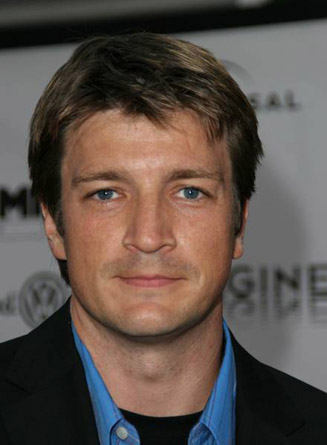
#> input picture images/fillion.jpg, 327 x 445 px, found by its file name
$ python cv-facedetect.py
#> lines starting #> are read from the running program, lines starting #| are printed output that depends on the picture; after the words box and inside, x2 and y2 are one past the last pixel; in counts of white or black regions, pixels touching at a corner belong together
import numpy as np
import cv2
from pprint import pprint

casc_class = 'haarcascade_frontalface_default.xml'
face_cascade = cv2.CascadeClassifier(casc_class)

if face_cascade.empty():
    print('WARNING: Cascade did not load')

img = cv2.imread('images/fillion.jpg')
#> img is the input picture: shape (445, 327, 3); mean B, G, R 74, 80.4, 92.2
gray = cv2.cvtColor(img, cv2.COLOR_BGR2GRAY)
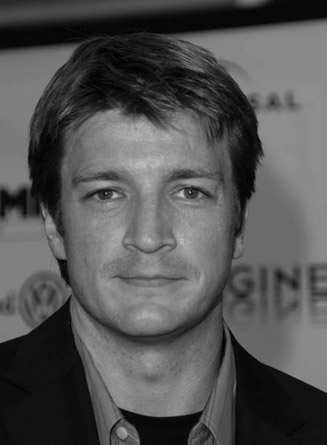
#> gray: shape (445, 327); min 0, max 194, mean 83.1

faces = face_cascade.detectMultiScale(gray, 1.1, 9)
#> faces = [[42, 112, 216, 216]]

pprint(faces)
#| array([[ 42, 112, 216, 216]], dtype=int32)

for (x,y,w,h) in faces:
    cv2.rectangle(img, (x, y), (x+w, y+h), (0, 255, 0), 2)
#> this loop made 1 pass
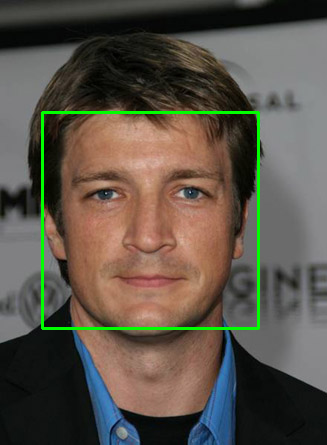
#> img: shape (445, 327, 3); 1.78% of pixels changed, all inside (x1, y1, x2, y2) = (41, 111, 260, 330)


cv2.imwrite('newface2.png', img)

cv2.imshow("Firefly!",img)

cv2.waitKey(8000)

$ run again, with images/bit-sm.png saved as images/fillion.jpg
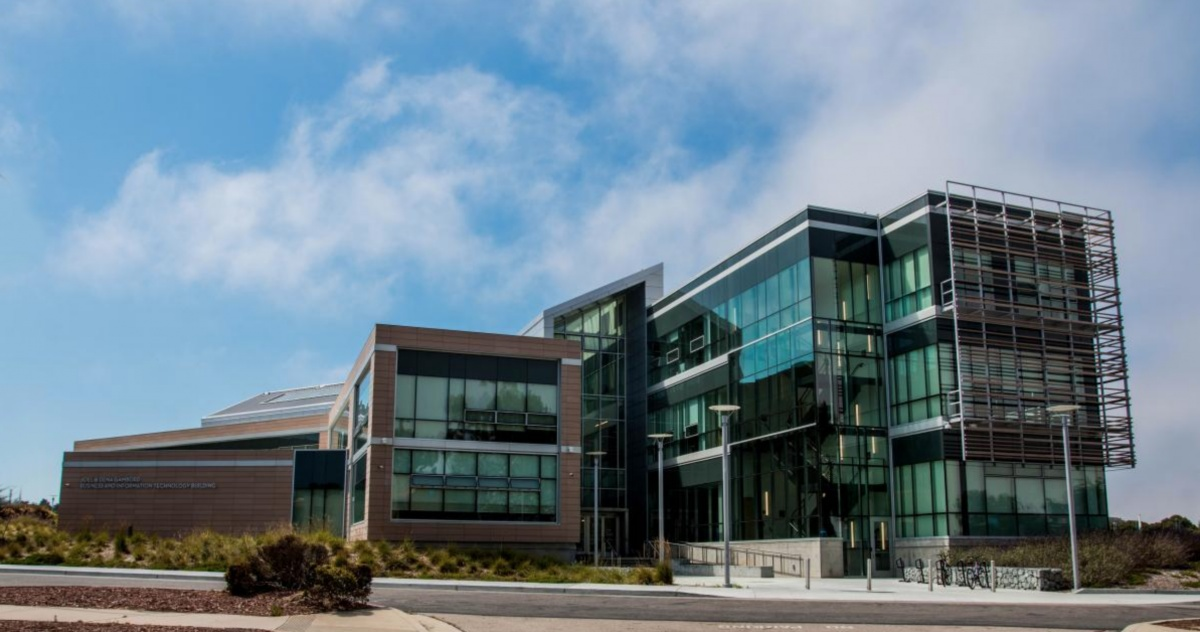
#> input picture images/bit-sm.png, 1200 x 632 px, found by its file name
#> img is the input picture: shape (632, 1200, 3); mean B, G, R 141.5, 128.4, 109
#> `gray = cv2.cvtColor(img, cv2.COLOR_BGR2GRAY)`:
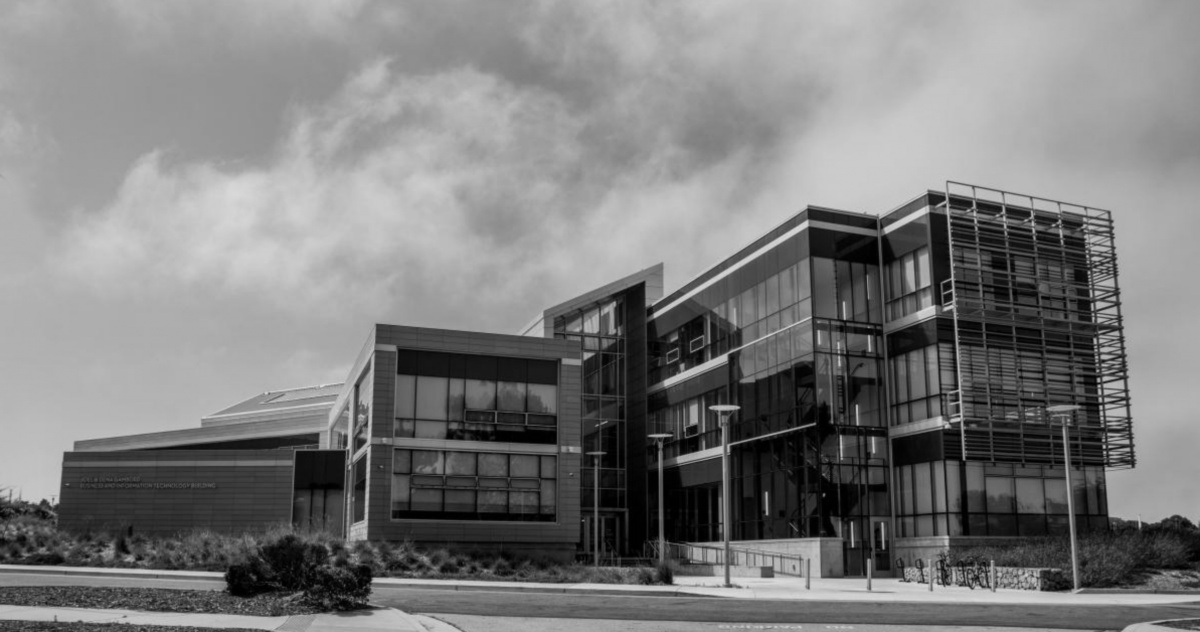
#> gray: shape (632, 1200); min 0, max 222, mean 124.1
#> faces = ()
